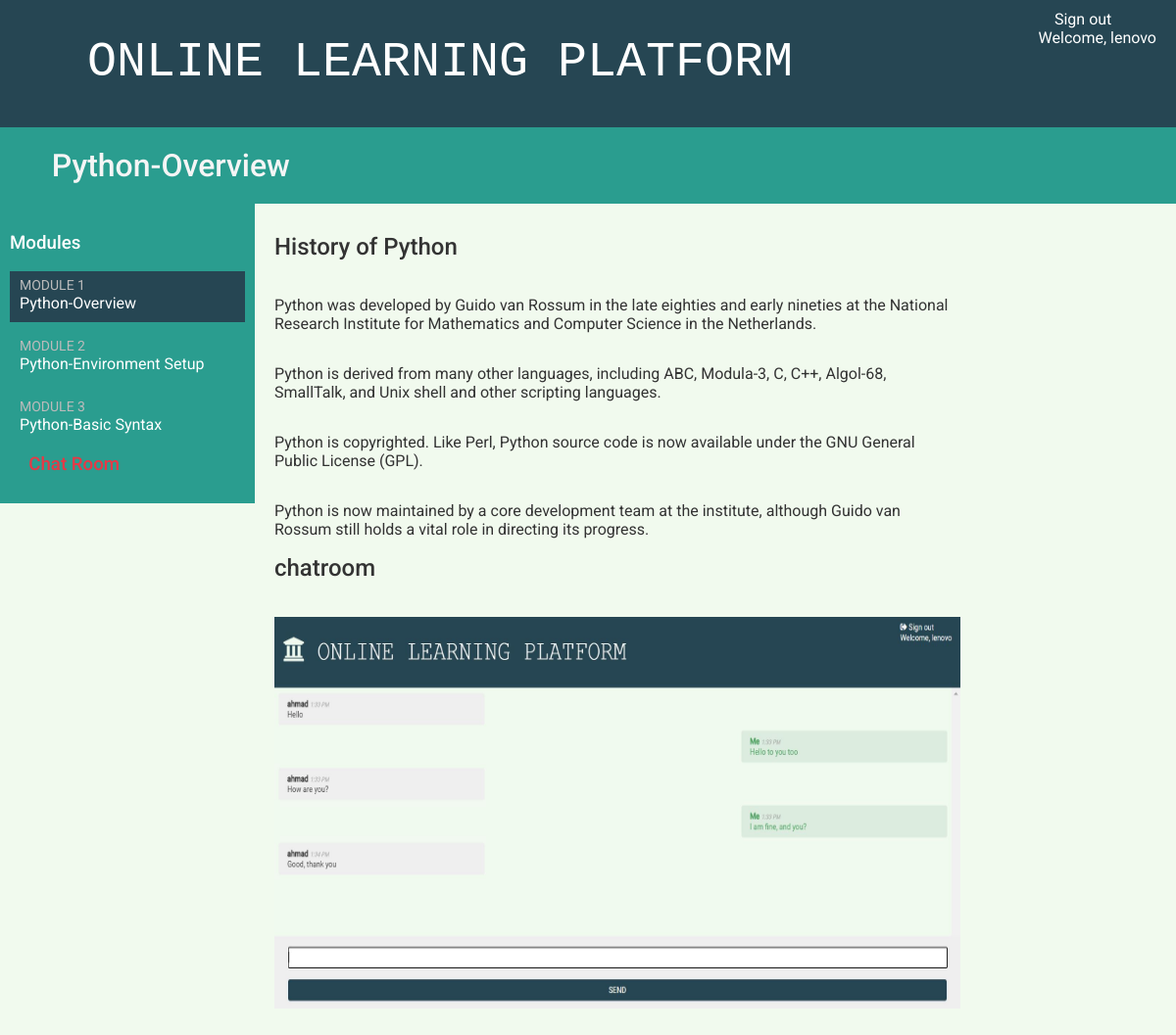
/students/course/1/ (signed in), run on the app's committed database.
### courses/models.py (models this page shows, shortened)
class Module(models.Model):
    course = models.ForeignKey(Course,
                               related_name='modules',
                               on_delete=models.CASCADE)
    title = models.CharField(max_length=200)
    description = models.TextField(blank=True)
    order = OrderField(blank=True, for_fields=['course'])
    def __str__(self):
        return f'{self.order}. {self.title}'
    class Meta:
        ordering = ['order']

class Content(models.Model):
    module = models.ForeignKey(Module,
                               related_name='contents',
                               on_delete=models.CASCADE)
    content_type = models.ForeignKey(ContentType,
                                     on_delete=models.CASCADE,
                                     limit_choices_to={'model__in':(
                                     'text',
                                     'video',
                                     'image',
                                     'file')})
    object_id = models.PositiveIntegerField()
    item = GenericForeignKey('content_type', 'object_id')
    order = OrderField(blank=True, for_fields=['module'])
    class Meta:
        ordering = ['order']

class ItemBase(models.Model):
    owner = models.ForeignKey(User,
                              related_name='%(class)s_related',
                              on_delete=models.CASCADE)
    title = models.CharField(max_length=250)
    created = models.DateTimeField(auto_now_add=True)
    updated = models.DateTimeField(auto_now=True)
    class Meta:
        abstract = True
    def render(self):
        return render_to_string(f'courses/content/{self._meta.model_name}.html',
                                {'item': self})

class Text(ItemBase):
    content = models.TextField()

class Image(ItemBase):
       file = models.FileField(upload_to='images')

### students/views.py (the view)
class StudentCourseDetailView(DetailView):
    model = Course
    template_name = 'students/course/detail.html'
    def get_queryset(self):
        qs = super().get_queryset()
        return qs.filter(students__in=[self.request.user])
    def get_context_data(self, **kwargs):
        context = super().get_context_data(**kwargs)
        course = self.get_object()
        if 'module_id' in self.kwargs:
            context['module'] = course.modules.get(
                                    id=self.kwargs['module_id'])
        else:
            context['module'] = course.modules.all().first()
        return context

### students/templates/students/course/detail.html (shortened to what this page needs)
{% extends "base.html" %}
{% load cache %}
{% block content %}
  <h1>
    <i class="fas fa-check-square"></i> {{ module.title }}
  </h1>
  <div class="contents">
    <h3>Modules</h3>
    <ul id="modules">
      {% for m in object.modules.all %}
        <li data-id="{{ m.id }}" {% if m == module %}class="selected"{% endif %}>
          <a href="{% url "student_course_detail_module" object.id m.id %}">
            <span>
              Module <span class="order">{{ m.order|add:1 }}</span>
            </span>
            <br>
            {{ m.title }}
          </a>
        </li>
      {% empty %}
        <li>No modules yet.</li>
      {% endfor %}
    </ul>
    <h3>
      <i class="fas fa-comments"></i> <a href="{% url "chat:course_chat_room" object.id %}">
      </a>
    </h3>
  </div>
  <div class="module">
    {% cache 600 module_contents module %}
      {% for content in module.contents.all %}
        {% with item=content.item %}
          <h2>{{ item.title }}</h2>
          {{ item.render }}
        {% endwith %}
      {% endfor %}
    {% endcache %}
  </div>
{% endblock %}

### courses/templates/base.html (shortened to what this page needs)
{% load static %}
<!DOCTYPE html>
<html>
<head>
  <link href="{% static "css/base.css" %}" rel="stylesheet">
  <link href="{% static "fontawesome/css/all.css" %}" rel="stylesheet">
</head>
<body>
  <div id="header">
    <a href="/" class="logo"><i class="fas fa-university" style="color: #f1faee"></i> Online Learning Platform</a>
    <ul class="menu">
      {% if request.user.is_authenticated %}
        <li><a href="{% url "logout" %}"><i class="fas fa-sign-out-alt"></i> Sign out</a></li>
        <li id="user-name">Welcome, {{ user.get_username }}</li>
      {% else %}
        <li><a href="{% url "login" %}">Sign in <i class="fas fa-sign-in-alt"></i></a></li>
      {% endif %}
    </ul>
  </div>
    {% block content %}
    {% endblock %}
</body>
</html>

### courses/templates/courses/content/text.html
{{ item.content|linebreaks }}

### courses/templates/courses/content/image.html
<p><img src="{{ item.file.url }}" alt="{{ item.title }}"></p>

### courses/static/css/base.css (style rules this page uses)
html { overflow-x: hidden; }
img { height: 400px; width: 700px; }
body { margin:0; font-family:'Roboto', sans-serif; font-weight:400; color:#333; background-color: #f1faee; }
a { color:#e63946; text-decoration:none; }
ul { float:left; }
h1, h2, h3, h4, h5, h6 { font-family:'Roboto', sans-serif; font-weight:500; }
h1 { background:#2a9d8f; color: whitesmoke; width:100%; overflow:auto; padding:20px 0 20px 20px; margin:0; }
.module { padding:10px 20px; float:left; width:700px; }
.module p { width:100%; float:right; }
#header { position: relative; background:#264653; overflow:auto; height:110px; max-width:100%; padding:10px 20px; }
#header .logo { text-decoration:none; font-family: 'Courier New', Courier, monospace; font-weight:300; text-transform:uppercase; font-size:50px; padding-top: 25px; color:#fff; float:left; }
#header a { color:#fff; }
#user-name { color:#fff; }
#header .menu { list-style:none; float:right; margin:0; padding:0; }
.contents { width:20%; padding:10px; float:left; background:#2a9d8f; color: #fff; font-family:'Roboto', sans-serif; }
.contents ul { list-style:none; margin:0; padding:0; width:100%; }
.contents ul li { margin:0 0 10px 0; padding:4px 10px 10px; overflow:auto; cursor:move; }
.contents ul li.selected { background:#264653; }
.contents ul span { text-transform:uppercase; color:#bbb; font-size:14px; }
.contents ul a { display:block; color:#fff; text-decoration:none; }

### data on the page
Module: title "Python-Overview", order|add "1"
Module: order|add "2", title "Python-Environment Setup"
Module: order|add "3", title "Python-Basic Syntax"
Content: item "History of Python", item.content "Python was developed by Guido van Rossum in the late eighties and early nineties at the National Research Institute for Mathematics and Computer Science in the Netherlands. Python is derived from many other languages, including ABC, Modula-3, C, C++, Algol-68, SmallTalk, and Unix shell and other scripting languages. Python is copyrighted. Like Perl, Python source code is now available under the GNU General Public License (GPL). Python is now maintained by a core development team at the institute, although Guido van Rossum still holds a vital role in directing its progress."
Content: item "chatroom", item.file (picture)

### other printed values
{{ user.get_username }} "lenovo"
